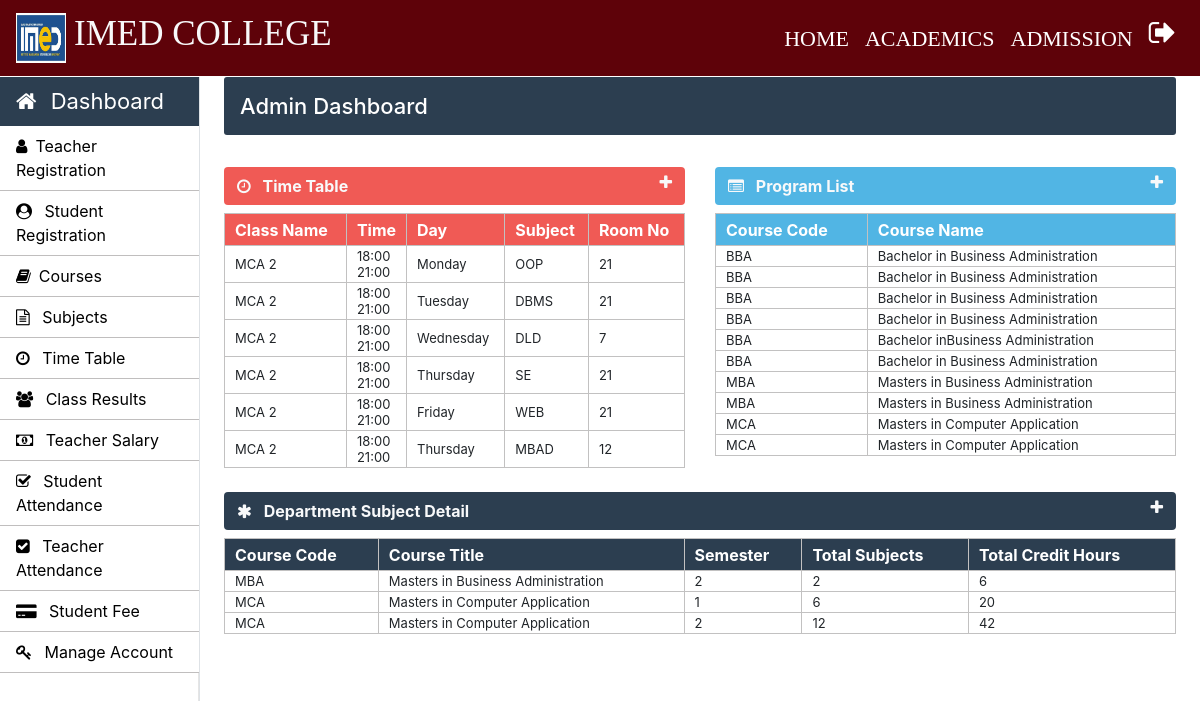
The page /admin/admin-index.php (signed in) on the database its author committed.
### tables this page shows
CREATE TABLE `time_table` (
  `id` int(11) NOT NULL,
  `course_code` varchar(10) NOT NULL,
  `semester` int(11) NOT NULL,
  `timing_from` varchar(10) NOT NULL,
  `timing_to` varchar(10) NOT NULL,
  `day` varchar(20) NOT NULL,
  `subject_code` varchar(20) NOT NULL,
  `room_no` int(11) NOT NULL
);

CREATE TABLE `weekdays` (
  `day_id` int(11) NOT NULL,
  `day_name` varchar(15) NOT NULL
);

### Admin/admin-index.php (the view, shortened to what this page needs)
	<?php
		require_once "../connection/connection.php";
	?>
	<?php include('../common/common-header.php') ?>
	<?php include('../common/admin-sidebar.php') ?>
		<main role="main" class="col-xl-10 col-lg-9 col-md-8 ml-sm-auto px-md-4 mb-2 w-100 page-content-index">
			<div class="flex-wrap flex-md-no-wrap pt-3 pb-2 mb-3 text-white admin-dashboard pl-3">
				<h4>Admin Dashboard </h4>
			</div>
			<div class="row">
				<div class=" col-lg-6 col-md-12 col-sm-12 ">
					<div>
						<section class="mt-3">
							<div class="btn btn-block table-one text-light d-flex">
								<span class="font-weight-bold"><i class="fa fa-clock-o mr-2" aria-hidden="true"></i> Time Table</span>
								<a href="" class="ml-auto" data-toggle="collapse" data-target="#collapseOne"><i class="fa fa-plus text-light" aria-hidden="true"></i></a>
							</div>
							<div class="collapse show mt-2" id="collapseOne">
								<table class="w-100 table-elements table-one-tr"cellpadding="2">
									<tr class="pt-5 table-one text-white" style="height: 32px;">
										<th>Class Name</th>
										<th>Time</th>
										<th>Day</th>
										<th>Subject</th>
										<th>Room No</th>
									</tr>
									<?php
										$query="select * from time_table tt inner join weekdays wd on tt.day=wd.day_id";
										$run=mysqli_query($con,$query);
										while($row=mysqli_fetch_array($run)) {
											echo "<tr>";
											echo "<td>".$row["course_code"]." ".$row["semester"]."</td>";
											echo "<td>".$row["timing_from"]."<br>".$row["timing_to"]."</td>";
											echo "<td>".$row["day_name"]."</td>";
											echo "<td>".$row["subject_code"]."</td>";
											echo "<td>".$row["room_no"]."</td>";
											echo "</tr>";
										}
									?>
								</table>
							</div>
						</section>
					</div>
				</div>
				<div class=" col-lg-6 col-md-12 col-sm-12">
					<div>
						<section class="mt-3">
							<div class="btn btn-block table-two text-light d-flex">
								<span class="font-weight-bold"><i class="fa fa-list-alt mr-2" aria-hidden="true"></i> Program List</span>
								<a href="" class="ml-auto" data-toggle="collapse" data-target="#collapsetwo"><i class="fa fa-plus text-light" aria-hidden="true"></i></a>
							</div>
							<div class="collapse show mt-2" id="collapsetwo">
								<table class="w-100 table-elements table-two-tr"cellpadding="2">
									<tr class="pt-5 table-two text-white" style="height: 32px;">
										<th>Course Code</th>
										<th>Course Name</th>
									</tr>
									<?php
										$query="select course_name,course_code from courses";
										$run=mysqli_query($con,$query);
										while($row=mysqli_fetch_array($run)) { ?>
											<tr>
												<td><?php echo $row['course_code'] ?></td>
												<td><?php echo $row['course_name'] ?></td>
											</tr>
										<?php }
									?>
								</table>
							</div>
						</section>
					</div>
				</div>
				<div class="col-md-12">
					<div>
						<section class="mt-4">
							<div class="btn btn-block table-three text-light d-flex">
								<span class="font-weight-bold"><i class="fa fa-asterisk mr-2" aria-hidden="true"></i> Department Subject Detail</span>
								<a href="" class="ml-auto" data-toggle="collapse" data-target="#collapsethree"><i class="fa fa-plus text-light" aria-hidden="true"></i></a>
							</div>
							<div class="collapse show mt-2" id="collapsethree">
								<table class="w-100 table-elements table-three-tr"cellpadding="2">
									<tr class="pt-5 table-three text-white" style="height: 32px;">
										<th>Course Code</th>
										<th>Course Title</th>
										<th>Semester</th>
										<th>Total Subjects</th>
										<th>Total Credit Hours</th>
									</tr>
									<?php
										$query="select course_code,course_name,semester,count(subject_code) as subject_code,sum(credit_hours) as credit_hours from course_subjects join courses using(course_code) group by course_code, semester";
										$run=mysqli_query($con,$query);
										while($row=mysqli_fetch_array($run)) {
											echo "<tr>";
											echo "<td>".$row["course_code"]."</td>";
											echo "<td>".$row["course_name"]."</td>";
											echo "<td>".$row["semester"]."</td>";
											echo "<td>".$row["subject_code"]."</td>";
											echo "<td>".$row["credit_hours"]."</td>";
											echo "</tr>";
										}
									?>
								</table>
							</div>
						</section>
					</div>
				</div>
			</div>
		</main>
	</body>
</html>

### Css/style.css (style rules this page uses)
h4 { font-size: 22px; }
.admin-dashboard { margin-top: 1px !important; background: #2c3e50 !important; border-radius: 3px; }
.table-elements tr, td, th { font-size: 13px; border: 1px solid rgb(194, 193, 193); padding-left: 10px !important; }
.table-one { background: #eb1811b6; }
.table-two { background: #51b5e4; }
.table-three { background: #2c3e50 !important; }
.table-font-for-transcript td, th { font-size: 16px !important; }

### rows shown on the page
time_table: course_code "MCA", semester "2", timing_from "18:00", timing_to "21:00", weekdays.day_name "Monday", subject_code "OOP", room_no "21"
time_table: course_code "MCA", semester "2", timing_from "18:00", timing_to "21:00", weekdays.day_name "Tuesday", subject_code "DBMS", room_no "21"
time_table: course_code "MCA", semester "2", timing_from "18:00", timing_to "21:00", weekdays.day_name "Wednesday", subject_code "DLD", room_no "7"
time_table: course_code "MCA", semester "2", timing_from "18:00", timing_to "21:00", weekdays.day_name "Thursday", subject_code "SE", room_no "21"
time_table: course_code "MCA", semester "2", timing_from "18:00", timing_to "21:00", weekdays.day_name "Friday", subject_code "WEB", room_no "21"
time_table: course_code "MCA", semester "2", timing_from "18:00", timing_to "21:00", weekdays.day_name "Thursday", subject_code "MBAD", room_no "12"

### other values the page prints
$row['course_code'] "BBA"
$row['course_name'] "Bachelor in Business Administration"
$row['course_name'] "Bachelor inBusiness Administration"
$row['course_code'] "MBA"
$row['course_name'] "Masters in Business Administration"
$row['course_code'] "MCA"
$row['course_name'] "Masters in Computer Application"
$row["course_code"] "MBA"
$row["course_name"] "Masters in Business Administration"
$row["semester"] "2"
$row["subject_code"] "2"
$row["credit_hours"] "6"
$row["course_code"] "MCA"
$row["course_name"] "Masters in Computer Application"
$row["semester"] "1"
